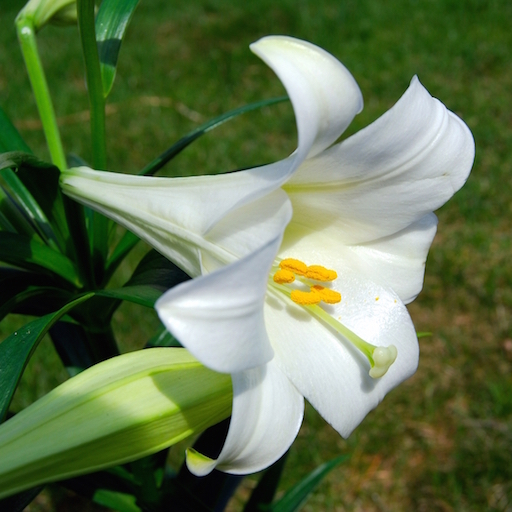
#> input picture alpha/AI/ML/data/lily.jpg, 512 x 512 px
$ python quant.py   (older library calls are emulated)
#> lines starting #> are read from the running program, lines starting #| are printed output that depends on the picture
# -*- coding: utf-8 -*-
from __future__ import unicode_literals
import numpy as np
import scipy.misc as sm
import sklearn.cluster as sc
import matplotlib.pyplot as mp
image1 = sm.imread(
    '../../data/lily.jpg', True).astype(np.uint8)
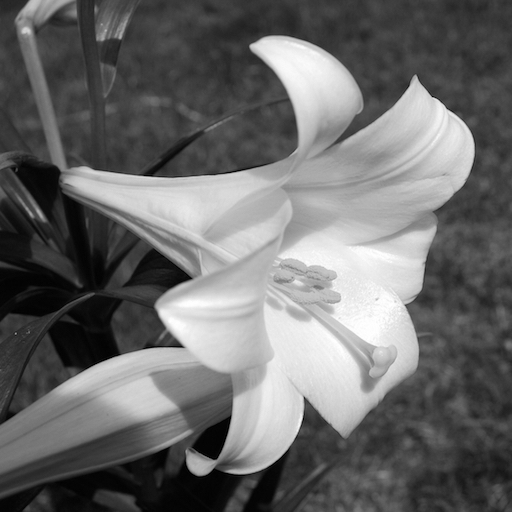
#> image1: shape (512, 512); min 0, max 255, mean 106.2
x = image1.reshape(-1, 1)
model = sc.KMeans(n_clusters=4)
model.fit(x)
centers = model.cluster_centers_.squeeze()
y = model.labels_
image2 = centers[y].reshape(image1.shape)
model = sc.KMeans(n_clusters=3)
model.fit(x)
centers = model.cluster_centers_.squeeze()
y = model.labels_
image3 = centers[y].reshape(image1.shape)
model = sc.KMeans(n_clusters=2)
model.fit(x)
centers = model.cluster_centers_.squeeze()
y = model.labels_
image4 = centers[y].reshape(image1.shape)
mp.figure('Image Quantization', facecolor='lightgray')
mp.subplot(221)
mp.title('Original', fontsize=16)
mp.axis('off')
mp.imshow(image1, cmap='gray')
mp.subplot(222)
mp.title('4 Colors', fontsize=16)
mp.axis('off')
mp.imshow(image2, cmap='gray')
mp.subplot(223)
mp.title('3 Colors', fontsize=16)
mp.axis('off')
mp.imshow(image3, cmap='gray')
mp.subplot(224)
mp.title('2 Colors', fontsize=16)
mp.axis('off')
mp.imshow(image4, cmap='gray')
mp.tight_layout()
mp.show()
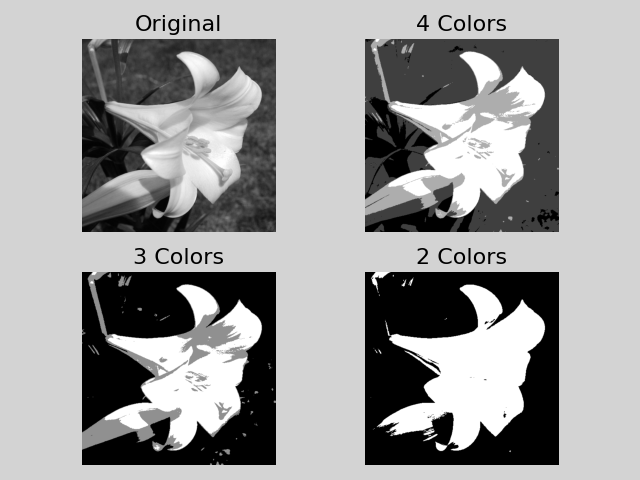
#> figure drawn by matplotlib, 4 panels

$ run again, with alpha/AI/ML/data/deformed.jpg copied over alpha/AI/ML/data/lily.jpg
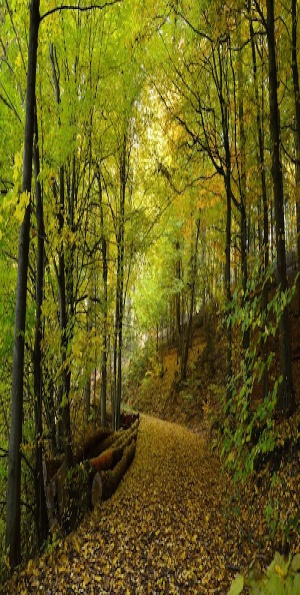
#> input picture alpha/AI/ML/data/deformed.jpg, 300 x 595 px
#> `image1 = sm.imread( '../../data/lily.jpg', True).astype(np.uint8)`:
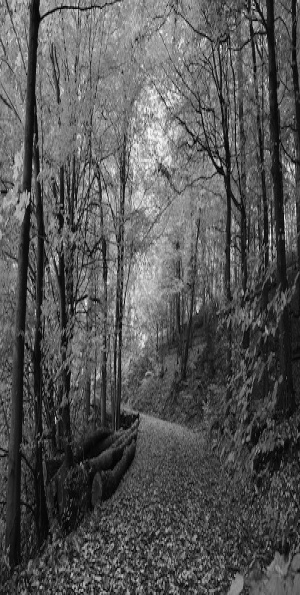
#> image1: shape (595, 300); min 0, max 250, mean 85.7
#> `mp.show()`:
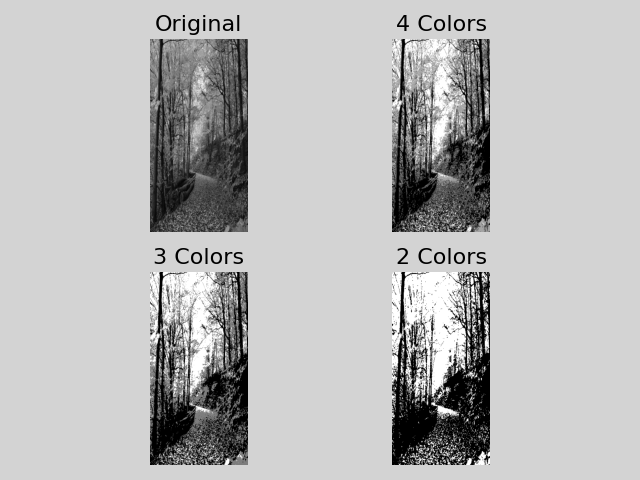
#> figure drawn by matplotlib, 4 panels
